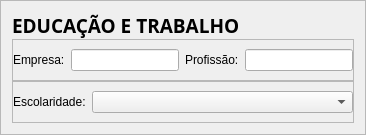
                 <widget class="QFrame" name="frame_EducacaoETrabalho">
                  <property name="minimumSize">
                   <size>
                    <width>0</width>
                    <height>0</height>
                   </size>
                  </property>
                  <property name="frameShape">
                   <enum>QFrame::StyledPanel</enum>
                  </property>
                  <property name="frameShadow">
                   <enum>QFrame::Raised</enum>
                  </property>
                  <layout class="QVBoxLayout" name="verticalLayout_19">
                   <property name="spacing">
                    <number>0</number>
                   </property>
                   <item>
                    <widget class="QLabel" name="label_EducacaoETrabalho">
                     <property name="font">
                      <font>
                       <family>Tw Cen MT</family>
                       <pointsize>14</pointsize>
                       <weight>75</weight>
                       <bold>true</bold>
                      </font>
                     </property>
                     <property name="text">
                      <string>EDUCAÇÃO E TRABALHO</string>
                     </property>
                    </widget>
                   </item>
                   <item>
                    <widget class="QFrame" name="frame_EducacaoETrabalhoVertical1">
                     <property name="frameShape">
                      <enum>QFrame::StyledPanel</enum>
                     </property>
                     <property name="frameShadow">
                      <enum>QFrame::Raised</enum>
                     </property>
                     <layout class="QHBoxLayout" name="horizontalLayout_36">
                      <property name="leftMargin">
                       <number>0</number>
                      </property>
                      <property name="rightMargin">
                       <number>0</number>
                      </property>
                      <item>
                       <widget class="QLabel" name="label_Empresa">
                        <property name="text">
                         <string>Empresa:</string>
                        </property>
                       </widget>
                      </item>
                      <item>
                       <widget class="QLineEdit" name="lineEdit_Empresa"/>
                      </item>
                      <item>
                       <widget class="QLabel" name="label_Profissao">
                        <property name="text">
                         <string>Profissão:</string>
                        </property>
                       </widget>
                      </item>
                      <item>
                       <widget class="QLineEdit" name="lineEdit_Profissao"/>
                      </item>
                     </layout>
                    </widget>
                   </item>
                   <item>
                    <widget class="QFrame" name="frame_EducacaoETrabalhoVertical2">
                     <property name="frameShape">
                      <enum>QFrame::StyledPanel</enum>
                     </property>
                     <property name="frameShadow">
                      <enum>QFrame::Raised</enum>
                     </property>
                     <layout class="QHBoxLayout" name="horizontalLayout_37">
                      <property name="leftMargin">
                       <number>0</number>
                      </property>
                      <property name="rightMargin">
                       <number>0</number>
                      </property>
                      <item>
                       <widget class="QLabel" name="label_Escolaridade">
                        <property name="text">
                         <string>Escolaridade:</string>
                        </property>
                       </widget>
                      </item>
                      <item>
                       <widget class="QComboBox" name="comboBox_Escolaridade">
                        <property name="sizePolicy">
                         <sizepolicy hsizetype="Expanding" vsizetype="Fixed">
                          <horstretch>0</horstretch>
                          <verstretch>0</verstretch>
                         </sizepolicy>
                        </property>
                        <item>
                         <property name="text">
                          <string/>
                         </property>
                        </item>
                        <item>
                         <property name="text">
                          <string>Ensino Fundamental Completo</string>
                         </property>
                        </item>
                        <item>
                         <property name="text">
                          <string>Ensino Fundamental Incompleto</string>
                         </property>
                        </item>
                        <item>
                         <property name="text">
                          <string>Ensino Médio Completo</string>
                         </property>
                        </item>
                        <item>
                         <property name="text">
                          <string>Ensino Médio Incompleto</string>
                         </property>
                        </item>
                       </widget>
                      </item>
                     </layout>
                    </widget>
                   </item>
                  </layout>
                 </widget>
